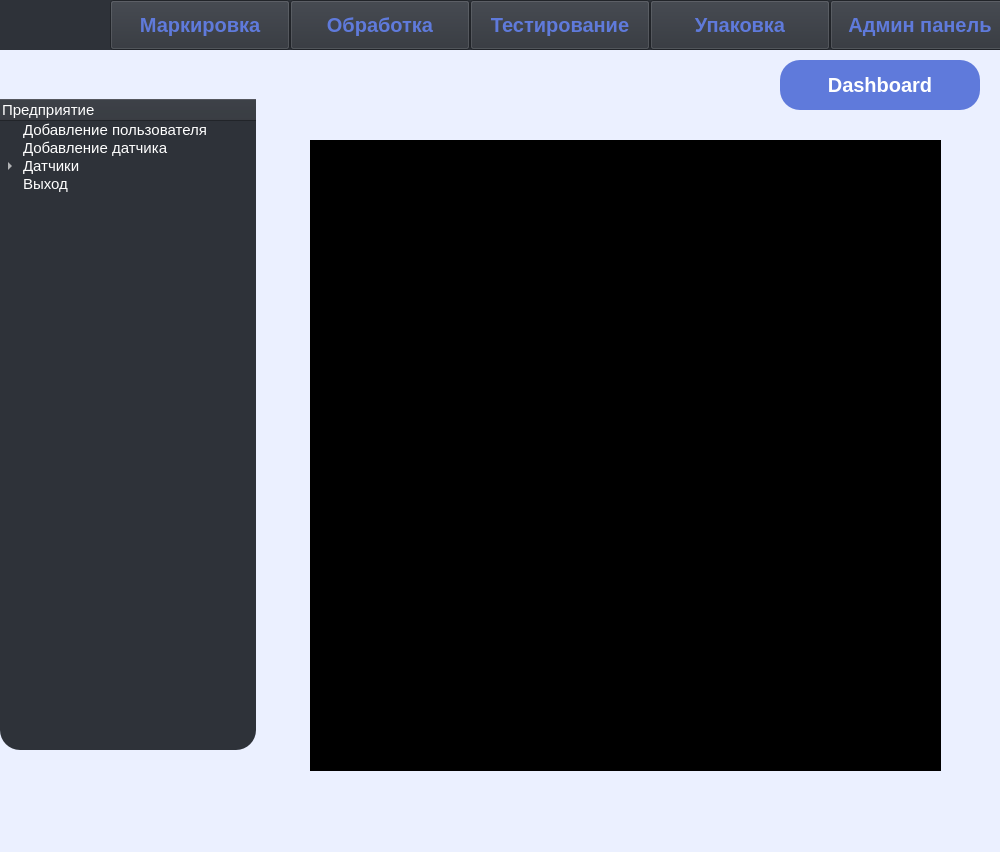
<?xml version="1.0" encoding="UTF-8"?>
<ui version="4.0">
 <class>MainWindow</class>
 <widget class="QMainWindow" name="MainWindow">
  <property name="geometry">
   <rect>
    <x>0</x>
    <y>0</y>
    <width>1000</width>
    <height>852</height>
   </rect>
  </property>
  <property name="windowTitle">
   <string>MainWindow</string>
  </property>
  <widget class="QWidget" name="centralwidget">
   <widget class="QWidget" name="widget_2" native="true">
    <property name="geometry">
     <rect>
      <x>0</x>
      <y>50</y>
      <width>1000</width>
      <height>950</height>
     </rect>
    </property>
    <property name="styleSheet">
     <string notr="true">background-color: rgb(235, 240, 255);</string>
    </property>
    <widget class="QPushButton" name="pushButton">
     <property name="geometry">
      <rect>
       <x>780</x>
       <y>10</y>
       <width>200</width>
       <height>50</height>
      </rect>
     </property>
     <property name="styleSheet">
      <string notr="true">background-color: #5F7ADB;
color: rgb(255, 255, 255);
border-radius: 20px;
font: 20px;
font-weight: 700;</string>
     </property>
     <property name="text">
      <string>Dashboard</string>
     </property>
    </widget>
    <widget class="QTreeWidget" name="treeWidget">
     <property name="geometry">
      <rect>
       <x>0</x>
       <y>49</y>
       <width>256</width>
       <height>651</height>
      </rect>
     </property>
     <property name="styleSheet">
      <string notr="true">font: 15px;
selection-color: rgb(0, 0, 0);
font-weight: 700px;
color: rgb(255, 255, 255);
background-color: #2E3239;
alternate-background-color: #2E3239 ;
border-radius: 20px;</string>
     </property>
     <column>
      <property name="text">
       <string>Предприятие</string>
      </property>
      <property name="foreground">
       <brush brushstyle="NoBrush">
        <color alpha="25">
         <red>0</red>
         <green>0</green>
         <blue>0</blue>
        </color>
       </brush>
      </property>
     </column>
     <item>
      <property name="text">
       <string>Добавление пользователя</string>
      </property>
     </item>
     <item>
      <property name="text">
       <string>Добавление датчика</string>
      </property>
     </item>
     <item>
      <property name="text">
       <string>Датчики</string>
      </property>
      <item>
       <property name="text">
        <string>Датчики давления</string>
       </property>
       <item>
        <property name="text">
         <string>Метран 150</string>
        </property>
       </item>
       <item>
        <property name="text">
         <string>Метран 75</string>
        </property>
       </item>
       <item>
        <property name="text">
         <string>Метран 55</string>
        </property>
       </item>
      </item>
      <item>
       <property name="text">
        <string>Датчик температуры</string>
       </property>
      </item>
     </item>
     <item>
      <property name="text">
       <string>Выход</string>
      </property>
     </item>
    </widget>
    <widget class="QTableView" name="tableView">
     <property name="geometry">
      <rect>
       <x>310</x>
       <y>90</y>
       <width>631</width>
       <height>631</height>
      </rect>
     </property>
     <property name="styleSheet">
      <string notr="true">background-color: rgb(0, 0, 0);</string>
     </property>
    </widget>
   </widget>
   <widget class="QWidget" name="widget" native="true">
    <property name="geometry">
     <rect>
      <x>0</x>
      <y>0</y>
      <width>1000</width>
      <height>50</height>
     </rect>
    </property>
    <property name="styleSheet">
     <string notr="true">color: #5F7ADB;
font: 20px;
background-color: #2E3239;
font-weight: 700;
</string>
    </property>
    <widget class="QPushButton" name="pushButton_7">
     <property name="geometry">
      <rect>
       <x>110</x>
       <y>0</y>
       <width>180</width>
       <height>50</height>
      </rect>
     </property>
     <property name="text">
      <string>Маркировка</string>
     </property>
    </widget>
    <widget class="QPushButton" name="pushButton_2">
     <property name="geometry">
      <rect>
       <x>470</x>
       <y>0</y>
       <width>180</width>
       <height>50</height>
      </rect>
     </property>
     <property name="styleSheet">
      <string notr="true"/>
     </property>
     <property name="text">
      <string>Тестирование</string>
     </property>
    </widget>
    <widget class="QPushButton" name="pushButton_5">
     <property name="geometry">
      <rect>
       <x>650</x>
       <y>0</y>
       <width>180</width>
       <height>50</height>
      </rect>
     </property>
     <property name="text">
      <string>Упаковка</string>
     </property>
    </widget>
    <widget class="QPushButton" name="pushButton_6">
     <property name="geometry">
      <rect>
       <x>830</x>
       <y>0</y>
       <width>180</width>
       <height>50</height>
      </rect>
     </property>
     <property name="text">
      <string>Админ панель</string>
     </property>
    </widget>
    <widget class="QPushButton" name="pushButton_8">
     <property name="geometry">
      <rect>
       <x>290</x>
       <y>0</y>
       <width>180</width>
       <height>50</height>
      </rect>
     </property>
     <property name="text">
      <string>Обработка</string>
     </property>
    </widget>
    <widget class="QWidget" name="widget_7" native="true">
     <property name="geometry">
      <rect>
       <x>0</x>
       <y>0</y>
       <width>110</width>
       <height>50</height>
      </rect>
     </property>
     <widget class="QLabel" name="label_9">
      <property name="geometry">
       <rect>
        <x>10</x>
        <y>0</y>
        <width>110</width>
        <height>50</height>
       </rect>
      </property>
      <property name="text">
       <string/>
      </property>
      <property name="pixmap">
       <pixmap>erasebg.org-bgchanged.jpg</pixmap>
      </property>
     </widget>
    </widget>
   </widget>
  </widget>
 </widget>
 <resources/>
 <connections/>
</ui>
